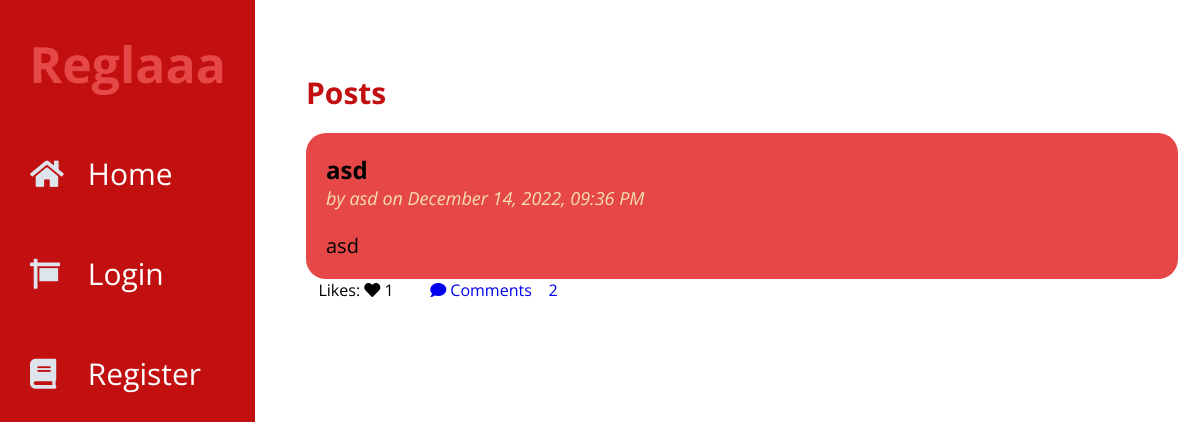
The page / on the database its author committed.
### tables this page shows
CREATE TABLE post (
  id INTEGER PRIMARY KEY AUTOINCREMENT,
  author_id INTEGER NOT NULL,
  created TIMESTAMP DEFAULT (datetime('now','localtime')),
  title TEXT NOT NULL,
  body TEXT NOT NULL,
  FOREIGN KEY (author_id) REFERENCES user (id)
);

CREATE TABLE user (
  id INTEGER PRIMARY KEY AUTOINCREMENT,
  username TEXT UNIQUE NOT NULL,
  password TEXT NOT NULL
);

### flaskr/blog.py (the view)
@bp.route("/")
def index():
    db = get_db()
    posts = db.execute(
        "SELECT p.id, title, body, created, author_id, username,"
        "(SELECT COUNT(user_id) FROM likes WHERE post_id = p.id) AS likes,"
        "(SELECT COUNT(user_id) FROM comments WHERE post_id = p.id) AS comments"
        " FROM post p JOIN user u ON p.author_id = u.id"
        " ORDER BY created DESC"
    ).fetchall()
    return render_template("blog/index.html", posts=posts)

### flaskr/auth.py (called while the page is built, shortened)
@bp.before_app_request
def load_logged_in_user():
    user_id = session.get("user_id")
    if user_id is None:
        g.user = None
        g.liked = None

### flaskr/db.py (called while the page is built)
def get_db():
    if "db" not in g:
        g.db = sqlite3.connect(
            current_app.config["DATABASE"], detect_types=sqlite3.PARSE_DECLTYPES
        )
        g.db.row_factory = sqlite3.Row
    return g.db

### flaskr/templates/blog/index.html (shortened to what this page needs)
{% extends 'base.html' %}
{% block posts %}
  <p class="title">{% block title %}Posts{% endblock %}</p>
{% endblock %}
{% block content %}
  {% for post in posts %}
    <article class="post">
        <div class="body">
            <h2>{{ post['title'] }}</h2>
            <p class="about">by {{ post['username'] }} on {{ post['created'].strftime("%B %d, %Y, %I:%M %p") }}</p>
            <br>
            <br>
            <p class="body">{{ post['body'] }}</p>
        </div>
    </article>
    <div class="opt">
        {% if g.user %}
            {% if [post['id'],g.user['id']] in g.liked %}
                <a href="{{ url_for('blog.like_action', post_id=post.id, action='unlike') }}">
                    <span class="icon">&nbsp&nbsp&nbsp<i class="fas fa-heart"></i></span>
                    <span class="item">Unlike</span>
                </a>
            {% else %}
                <a href="{{ url_for('blog.like_action', post_id=post.id, action='like') }}">
                    <span class="icon">&nbsp&nbsp&nbsp<i class="fas fa-heart"></i></span>
                    <span class="item">Like {{ like }}</span>
                </a>
            {% endif %}
        {% else %}
        <span class="icon">&nbsp&nbsp&nbspLikes: <i class="fas fa-heart"></i></span>
        {% endif %}
        <p>{{ post['likes'] }}</p>
        <a href="{{ url_for('blog.comments', post_id=post.id,action='view') }}">
            <span class="icon">&nbsp&nbsp&nbsp<i class="fas fa-comment"></i></span>
            <span class="item">Comments &nbsp&nbsp&nbsp{{ post.comments }}</span>
        </a>
    </div>
  {% endfor %}
{% endblock %}

### flaskr/static/style.css (style rules this page uses)
* { list-style: none; text-decoration: none; margin: 0; padding: 0; box-sizing: border-box; font-family: 'Open Sans', sans-serif; }
.post { margin-top: 20px; padding: 20px; border-radius: 20px; background-color: #E64848; transition: all 1s ease; }
.post .about { color: wheat; font-size: 18px; font-style: italic; }
.title { color: #C21010; font-weight: bold; font-size: 30px; }
.opt { display: block; }
.opt a,p { display: inline-block; margin-right: 20px; }
p.body { white-space: pre-line; font-size: 20px; }

### rows shown on the page
post: title "asd", username "asd", created "December 14, 2022, 09:36 PM", body "asd", likes "1", comments "2"
